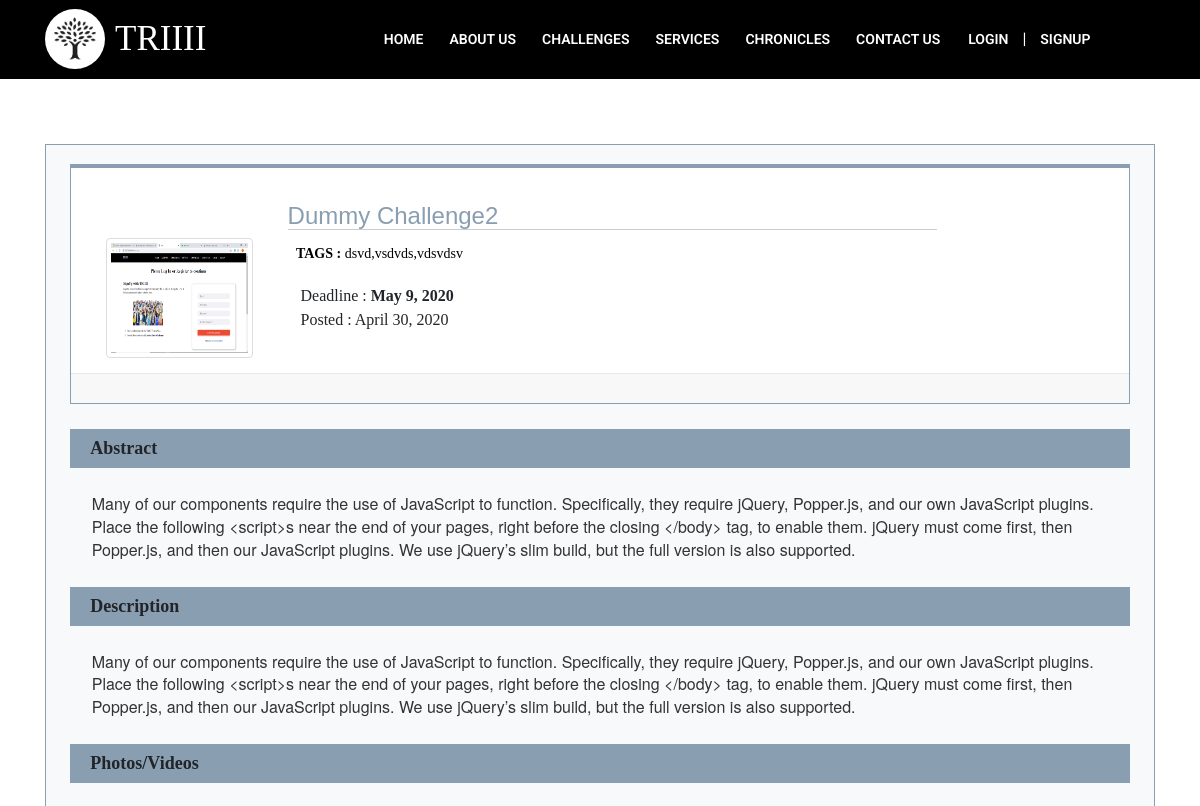
/challenges/dummy-challenge22020-04-30/ (upper part), run on an earlier commit of the app's database.
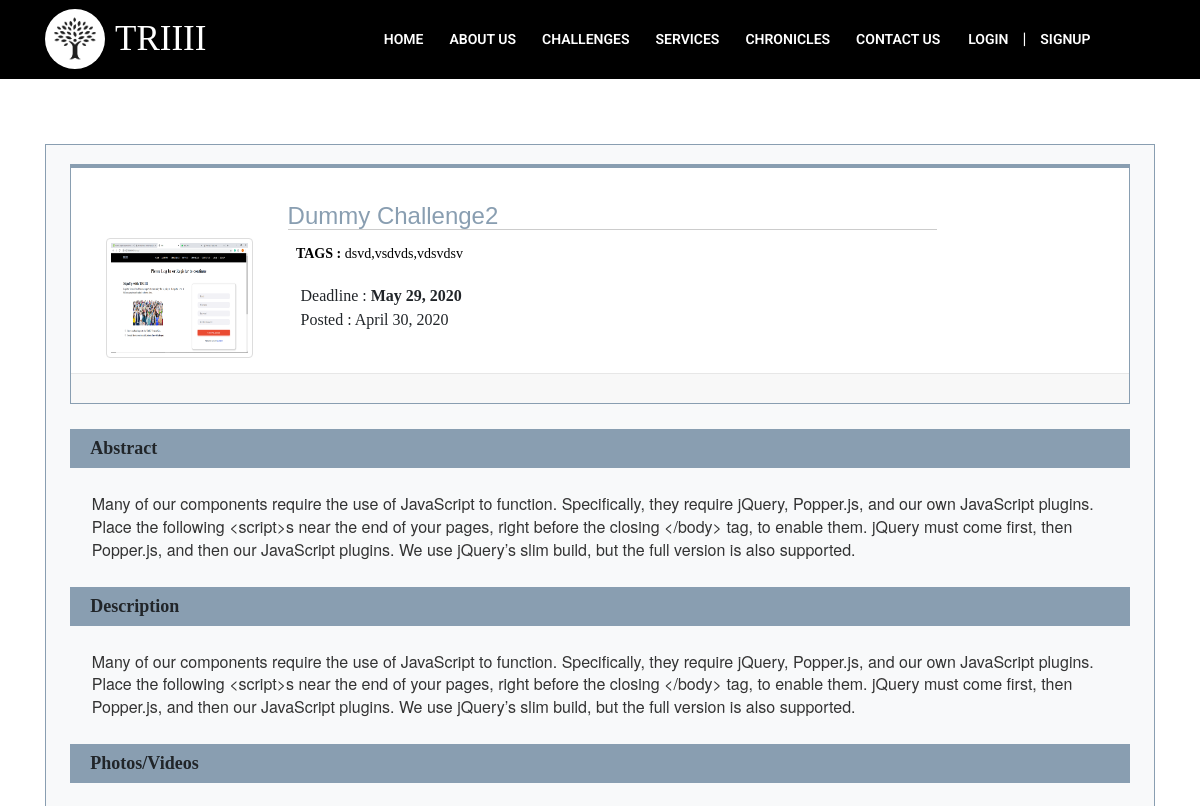
And on a later commit of the database.
### hostChallenge/models.py (models this page shows, shortened)
class Challenges(models.Model):
    title = models.CharField(max_length=1000)
    category = models.CharField(max_length=500,choices=Constants.CATEGORY)
    summary = models.TextField()
    description = models.TextField()
    image = models.ImageField(blank=True,null=True)
    file1 = models.ImageField(blank=True,null=True)
    file2 = models.ImageField(blank=True,null=True)
    file3 = models.ImageField(blank=True,null=True)
    file4 = models.FileField(blank=True,null=True)
    date_posted = models.DateField(auto_now_add=True)
    approved = models.BooleanField(default=False)
    tags = models.CharField(max_length=2500,default="")
    deadline = models.DateField(default=timezone.now)
    status = models.CharField(max_length=100,default="OPEN")
    slug = models.SlugField()
    class Meta:
        unique_together = ('title','date_posted')

### hostChallenge/views.py (the view)
# urls.py: path('challenges/<str:slug>/',challengeDetail,name="ChallengeDetail"),
def challengeDetail(request,slug):
    challenge_obj = get_object_or_404(Challenges, slug=slug)
    return render(request,'challengeDetail.html',{'challenge':challenge_obj})

### hostChallenge/templates/challengeDetail.html (shortened to what this page needs)
{% extends "base.html" %}
{% load static %}
{% block content %}
    <div class="container">
        <div class="mainBody">
            <div class="chfirst row">
                <div class="col-md-2">
                    <img src="/media/{{challenge.image}}" class="imgThumb" >
                </div>
                <div class="col-md-8">
                    <p class="challengeName"> {{challenge.title}} </p>
                    <p class="tags"> <b>TAGS :</b> {{challenge.tags}} </p>
                    <span class="deadline">Deadline : <b> {{challenge.deadline}} </b> </span><br/>
                    <span class="posted">Posted : {{challenge.date_posted}} </span>
                </div>
                <div class="extra col-md-12">
                </div>
            </div>
            <div class="abstract">
                <p class="abstractHead">Abstract</p>
                <p class="abstractContent"> {{challenge.summary}} </p>
            </div>
            <div class="abstract">
                <p class="abstractHead">Description</p>
                <p class="abstractContent">{{challenge.description}}</p>
            </div>
            {% if challenge.file1 %}
            <p class="abstractHead">Photos/Videos</p>
            {% endif %}
        </div>
    </div>
{% endblock %}

What changed in the data, as far as the page shows it:
changed Challenges "Dummy Challenge2": deadline "May 9, 2020" → "May 29, 2020"
